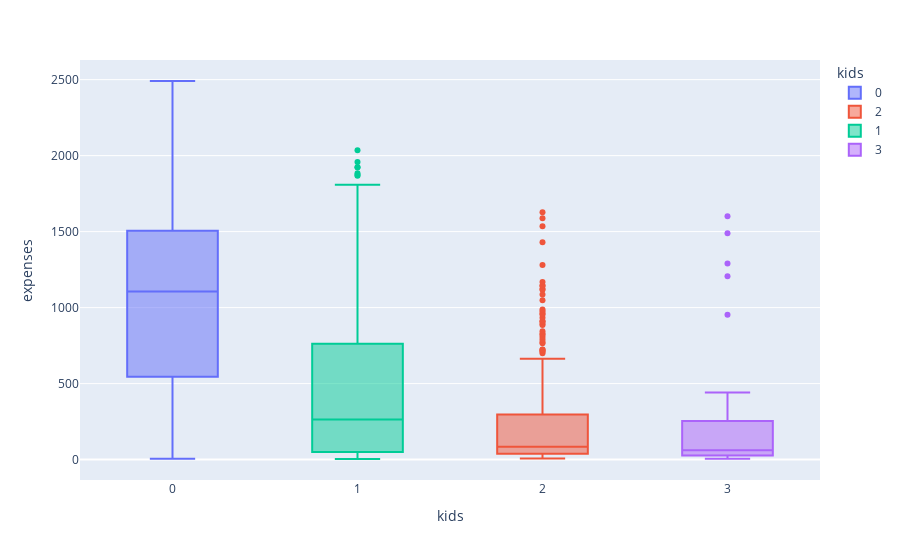

Here is the notebook cell this chart was saved with:
### Markdown cell above
## As pessoas gasram mais ou menos em nossa plataforma quando têm filhos?

### Code cell
fig = px.box(df, x='kids', y='expenses', color='kids')
fig.show()

### Figure 1 — Plotly figure (JSON) as saved in the notebook; plotly's stock layout.template omitted (floating-point values rounded to 4 significant figures; data arrays with more than 128 entries replaced by an {"elided": "..."} marker saying what was removed)
{"data": [{"alignmentgroup": "True", "hovertemplate": "kids=%{x}<br>expenses=%{y}<extra></extra>", "legendgroup": "0", "marker": {"color": "#636efa"}, "name": "0", "notched": false, "offsetgroup": "0", "orientation": "v", "showlegend": true, "type": "box", "x": {"elided": "628 int values"}, "x0": " ", "xaxis": "x", "y": {"elided": "628 int values"}, "y0": " ", "yaxis": "y"}, {"alignmentgroup": "True", "hovertemplate": "kids=%{x}<br>expenses=%{y}<extra></extra>", "legendgroup": "2", "marker": {"color": "#EF553B"}, "name": "2", "notched": false, "offsetgroup": "2", "orientation": "v", "showlegend": true, "type": "box", "x": {"elided": "415 int values"}, "x0": " ", "xaxis": "x", "y": {"elided": "415 int values"}, "y0": " ", "yaxis": "y"}, {"alignmentgroup": "True", "hovertemplate": "kids=%{x}<br>expenses=%{y}<extra></extra>", "legendgroup": "1", "marker": {"color": "#00cc96"}, "name": "1", "notched": false, "offsetgroup": "1", "orientation": "v", "showlegend": true, "type": "box", "x": {"elided": "1112 int values"}, "x0": " ", "xaxis": "x", "y": {"elided": "1112 int values"}, "y0": " ", "yaxis": "y"}, {"alignmentgroup": "True", "hovertemplate": "kids=%{x}<br>expenses=%{y}<extra></extra>", "legendgroup": "3", "marker": {"color": "#ab63fa"}, "name": "3", "notched": false, "offsetgroup": "3", "orientation": "v", "showlegend": true, "type": "box", "x": [3, 3, 3, 3, 3, 3, 3, 3, 3, 3, 3, 3, 3, 3, 3, 3, 3, 3, 3, 3, 3, 3, 3, 3, 3, 3, 3, 3, 3, 3, 3, 3, 3, 3, 3, 3, 3, 3, 3, 3, 3, 3, 3, 3, 3, 3, 3, 3, 3, 3], "x0": " ", "xaxis": "x", "y": [1489, 90, 179, 18, 8, 60, 9, 16, 15, 35, 38, 179, 442, 19, 306, 27, 35, 32, 15, 147, 385, 254, 53, 1601, 34, 251, 254, 76, 385, 1206, 62, 93, 62, 89, 32, 389, 44, 8, 436, 17, 74, 953, 14, 90, 16, 1290, 6, 52, 48, 436], "y0": " ", "yaxis": "y"}], "layout": {"boxmode": "overlay", "legend": {"title": {"text": "kids"}, "tracegroupgap": 0}, "margin": {"t": 60}, "xaxis": {"anchor": "y", "categoryarray": [0, 2, 1, 3], "categoryorder": "array", "domain": [0, 1], "title": {"text": "kids"}}, "yaxis": {"anchor": "x", "domain": [0, 1], "title": {"text": "expenses"}}}}
